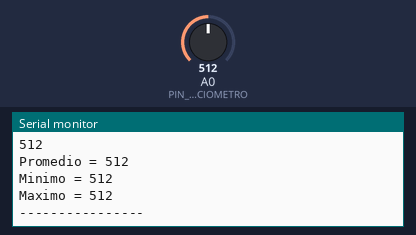
Recording of a sketch running on a simulated Arduino Uno, built with avr-gcc and run on an emulated ATmega328P. On the bench: the last lines printed to the serial monitor. Inputs (shaded band) come from the test bench; at power-on: A0 (PIN_POTENCIOMETRO) = 512.

Above: at 1.2 s.
1.3 s: A0 (PIN_POTENCIOMETRO) set to 716
At 2.5 s:
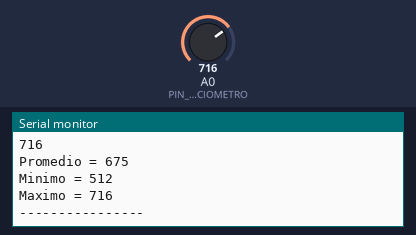
2.8 s: A0 (PIN_POTENCIOMETRO) set to 900
At 3.8 s:
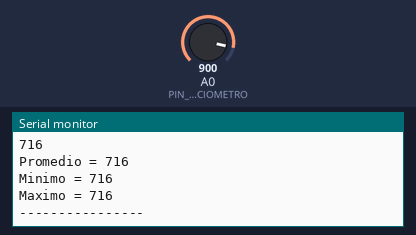
Timing chart, 0 to 5.8 s (numbered marks = the images above; inputs shaded):
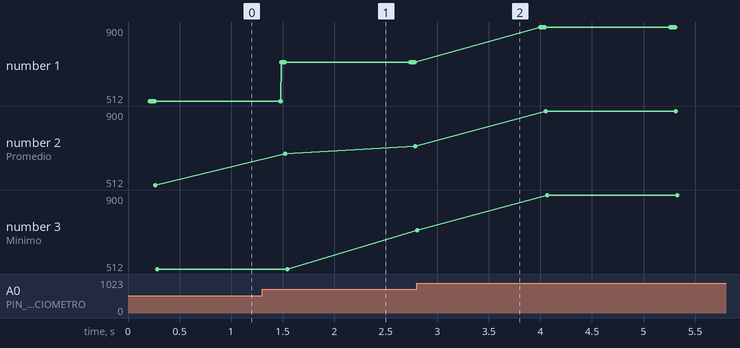

The sketch:

etapa_05_arreglos_lecturas_punteros.ino
```cpp
const int PIN_POTENCIOMETRO = A0;

const int CANTIDAD_LECTURAS = 10;

int lecturas[CANTIDAD_LECTURAS];

void tomarLecturas(
    int pin,
    int datos[],
    int cantidad
) {

    for (
        int i = 0;
        i < cantidad;
        i++
    ) {

        datos[i] =
            analogRead(pin);

        delay(20);
    }
}

void analizarLecturas(
    int datos[],
    int cantidad,
    int *promedio,
    int *minimo,
    int *maximo
) {

    long suma = 0;

    *minimo = datos[0];

    *maximo = datos[0];

    for (
        int i = 0;
        i < cantidad;
        i++
    ) {

        suma += datos[i];

        if (
            datos[i] < *minimo
        ) {

            *minimo = datos[i];
        }

        if (
            datos[i] > *maximo
        ) {

            *maximo = datos[i];
        }
    }

    *promedio =
        (int)(
            suma / cantidad
        );
}

void mostrarLecturas(
    int datos[],
    int cantidad
) {

    Serial.println(
        "Lecturas:"
    );

    for (
        int i = 0;
        i < cantidad;
        i++
    ) {

        Serial.println(
            datos[i]
        );
    }
}

void setup() {

    Serial.begin(9600);
}

void loop() {

    int promedio;

    int minimo;

    int maximo;

    tomarLecturas(
        PIN_POTENCIOMETRO,
        lecturas,
        CANTIDAD_LECTURAS
    );

    analizarLecturas(
        lecturas,
        CANTIDAD_LECTURAS,
        &promedio,
        &minimo,
        &maximo
    );

    mostrarLecturas(
        lecturas,
        CANTIDAD_LECTURAS
    );

    Serial.print(
        "Promedio = "
    );

    Serial.println(
        promedio
    );

    Serial.print(
        "Minimo = "
    );

    Serial.println(
        minimo
    );

    Serial.print(
        "Maximo = "
    );

    Serial.println(
        maximo
    );

    Serial.println(
        "----------------"
    );

    delay(1000);
}
```

Measured:
- after the input at 1.3 s, the serial monitor: prints a new line after 0.18 s (image 1)
- plotted number 1: 512 → 716 after the input at 1.3 s, 716 → 900 after the input at 2.8 s
- plotted number 2: 512 → 716 after the input at 1.3 s, 716 → 900 after the input at 2.8 s
- plotted number 3: 512 → 900 after the input at 2.8 s
